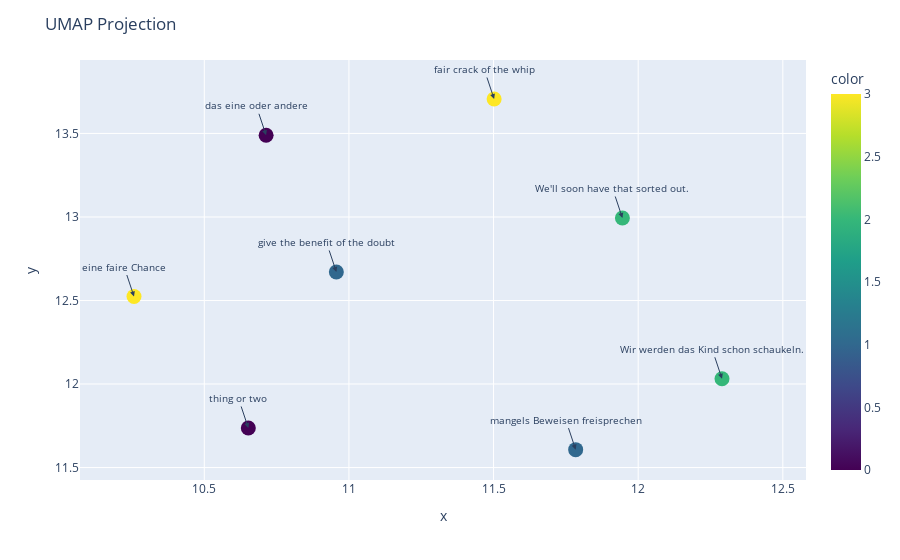

Notebook code cell kept with this figure:
### Code cell
roberta = AutoModelForMaskedLM.from_pretrained('xlm-roberta-base').to(device)
encodings = roberta(tds).logits
encodings = torch.mean(encodings, dim=1)

encodings = encodings.detach().cpu().numpy()
reducer = umap.UMAP(n_components=2)
encodings = reducer.fit_transform(encodings)


fig = px.scatter(x=encodings[:, 0], y=encodings[:, 1], color=categories, color_continuous_scale='Viridis')
fig.update_traces(marker=dict(size=15))

for i, caption in enumerate(captions):
    fig.add_annotation(
        x=encodings[i, 0],
        y=encodings[i, 1],
        text=caption,
        showarrow=True,
        arrowhead=2,
        font=dict(size=10),
    )

fig.update_layout(title="UMAP Projection")
fig.show()

### Figure 1 — Plotly figure (JSON) as saved in the notebook; plotly's stock layout.template omitted (floating-point values rounded to 4 significant figures)
{"data": [{"hovertemplate": "x=%{x}<br>y=%{y}<br>color=%{marker.color}<extra></extra>", "legendgroup": "", "marker": {"color": [0, 1, 0, 1, 2, 3, 2, 3], "coloraxis": "coloraxis", "size": 15, "symbol": "circle"}, "mode": "markers", "name": "", "orientation": "v", "showlegend": false, "type": "scatter", "x": [10.71, 10.96, 10.65, 11.78, 11.95, 10.26, 12.29, 11.5], "xaxis": "x", "y": [13.49, 12.67, 11.74, 11.61, 12.99, 12.52, 12.03, 13.71], "yaxis": "y"}], "layout": {"annotations": [{"arrowhead": 2, "font": {"size": 10}, "showarrow": true, "text": "das eine oder andere", "x": 10.71, "y": 13.49}, {"arrowhead": 2, "font": {"size": 10}, "showarrow": true, "text": "give the benefit of the doubt", "x": 10.96, "y": 12.67}, {"arrowhead": 2, "font": {"size": 10}, "showarrow": true, "text": "thing or two", "x": 10.65, "y": 11.74}, {"arrowhead": 2, "font": {"size": 10}, "showarrow": true, "text": "mangels Beweisen freisprechen", "x": 11.78, "y": 11.61}, {"arrowhead": 2, "font": {"size": 10}, "showarrow": true, "text": "We'll soon have that sorted out.", "x": 11.95, "y": 12.99}, {"arrowhead": 2, "font": {"size": 10}, "showarrow": true, "text": "eine faire Chance", "x": 10.26, "y": 12.52}, {"arrowhead": 2, "font": {"size": 10}, "showarrow": true, "text": "Wir werden das Kind schon schaukeln.", "x": 12.29, "y": 12.03}, {"arrowhead": 2, "font": {"size": 10}, "showarrow": true, "text": "fair crack of the whip", "x": 11.5, "y": 13.71}], "coloraxis": {"colorbar": {"title": {"text": "color"}}, "colorscale": [[0, "#440154"], [0.1111, "#482878"], [0.2222, "#3e4989"], [0.3333, "#31688e"], [0.4444, "#26828e"], [0.5556, "#1f9e89"], [0.6667, "#35b779"], [0.7778, "#6ece58"], [0.8889, "#b5de2b"], [1, "#fde725"]]}, "legend": {"tracegroupgap": 0}, "margin": {"t": 60}, "title": {"text": "UMAP Projection"}, "xaxis": {"anchor": "y", "domain": [0, 1], "title": {"text": "x"}}, "yaxis": {"anchor": "x", "domain": [0, 1], "title": {"text": "y"}}}}
